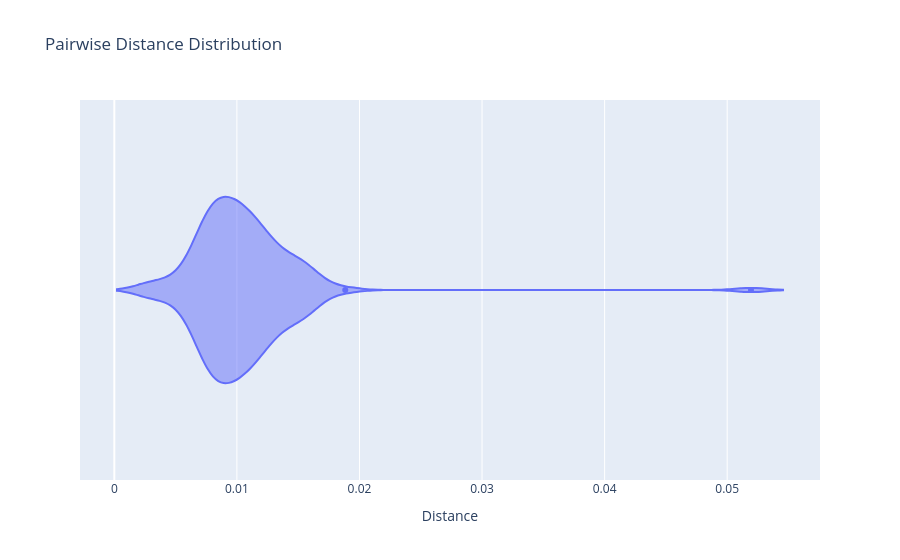

Notebook code for this chart:
### Code cell
import plotly.express as px
import pandas 

# Convert the list of tuples into a DataFrame for easier plotting
df = pandas.DataFrame(pdists, columns=["Pair", "Distance"])

# Create a violin plot
fig = px.violin(df, x="Distance", orientation='h', title="Pairwise Distance Distribution")
fig.show()
